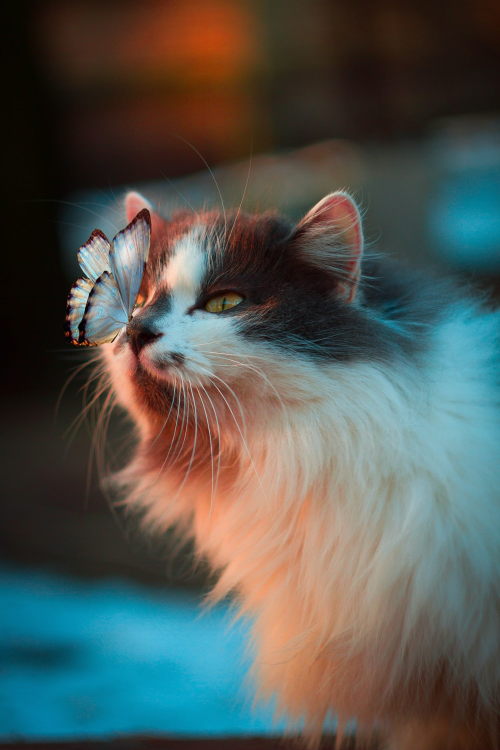
#> input picture OpenCVLatest/cat2.jpg, 1000 x 1500 px (shown at 1/2 size)
$ python 5-UsefulBasicFunc.py
#> lines starting #> are read from the running program, lines starting #| are printed output that depends on the picture; after the words box and inside, x2 and y2 are one past the last pixel; in counts of white or black regions, pixels touching at a corner belong together
import cv2 as cv

img = cv.imread('cat2.jpg')
#> img is the input picture: shape (1500, 1000, 3); mean B, G, R 81.7, 86.6, 82.7

def rescaleFrame(frame, scale = 0.75):
#> called with scale = 0.35
    width = int(frame.shape[1] * scale) #frame.shape[1] is the width
#> width = 350
    height = int(frame.shape[0] * scale) #frame.shape[0] is the height
#> height = 525
    dimensions = (width, height)
#> dimensions = (350, 525)

    return cv.resize(frame, dimensions, interpolation=cv.INTER_AREA) # interpolation in inter area is useful when shrinking the image
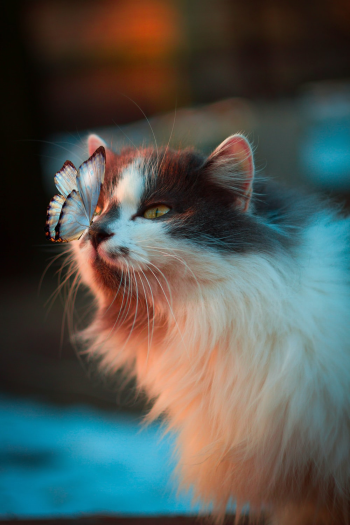
#> returned value: shape (525, 350, 3); mean of channels 0, 1, 2 81.7, 86.6, 82.7; drawn as B, G, R
    # return cv.resize(frame, dimensions, interpolation=cv.INTER_LINEAR) # interpolation in inter linear is useful when enlarging the image
    # return cv.resize(frame, dimensions, interpolation=cv.INTER_CUBIC) # interpolation in inter cubic is useful when enlarging the image with higher quality but slower

# Normal Picture
resized = rescaleFrame(img, 0.35)
cv.imshow('NormalCat', resized)

# Change the color type of image
grayScale = cv.cvtColor(resized, cv.COLOR_BGR2GRAY)
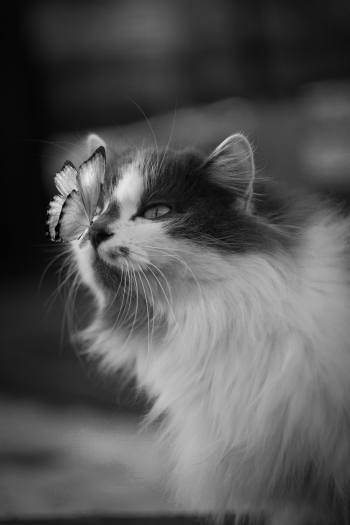
#> grayScale: shape (525, 350); min 2, max 234, mean 84.9
cv.imshow('GrayScaleCat', grayScale)

# Blur the image
blurred = cv.GaussianBlur(resized, (3, 3), cv.BORDER_DEFAULT)
cv.imshow('Blurred Cat', blurred)

# Edge Cascading on the image
canny = cv.Canny(resized, 175, 185)
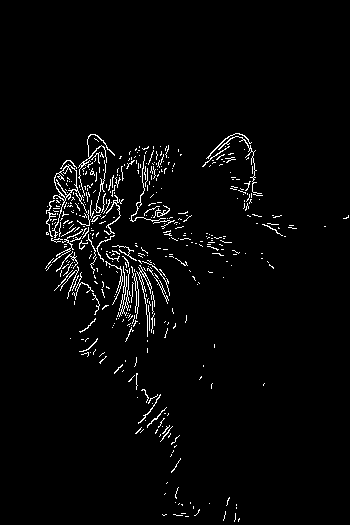
#> canny: shape (525, 350); 2.8% white in thin lines or dots, all inside (x1, y1, x2, y2) = (45, 133, 349, 522)
cv.imshow('Edge Canny', canny)

# Dilating the Image
dilated = cv.dilate(canny, (7, 7), iterations=1)
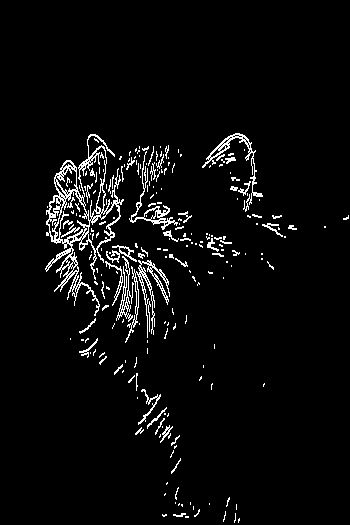
#> dilated: shape (525, 350); 4.3% white in thin lines or dots, all inside (x1, y1, x2, y2) = (45, 133, 349, 523)
cv.imshow('Dilated Image', dilated)

# Eroding the Image
eroded = cv.erode(dilated, (7, 7), iterations=1)
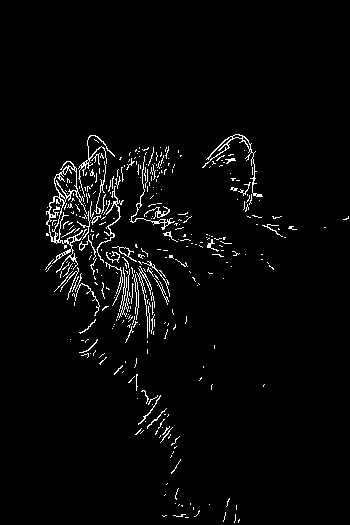
#> eroded: shape (525, 350); 2.9% white in thin lines or dots, all inside (x1, y1, x2, y2) = (45, 134, 349, 523)
cv.imshow('Eroded Image', eroded)

# Cropping the Image
cropped = resized[0:200, 0:400]
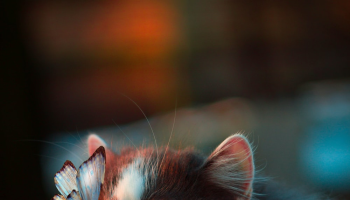
#> cropped: shape (200, 350, 3); mean B, G, R 42.2, 51.3, 60.7
cv.imshow('Cropped Image', cropped)

cv.waitKey(0)
